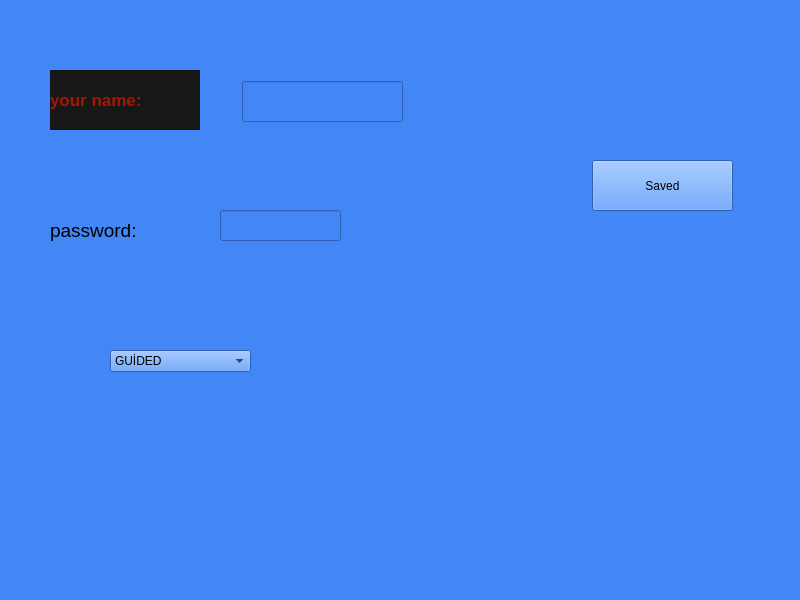
<?xml version="1.0" encoding="UTF-8"?>
<ui version="4.0">
 <class>MainWindow</class>
 <widget class="QMainWindow" name="MainWindow">
  <property name="geometry">
   <rect>
    <x>0</x>
    <y>0</y>
    <width>800</width>
    <height>600</height>
   </rect>
  </property>
  <property name="windowTitle">
   <string>MainWindow</string>
  </property>
  <property name="styleSheet">
   <string notr="true">background-color:#4287f5;</string>
  </property>
  <widget class="QWidget" name="centralwidget">
   <widget class="QLabel" name="first_name">
    <property name="geometry">
     <rect>
      <x>50</x>
      <y>70</y>
      <width>150</width>
      <height>60</height>
     </rect>
    </property>
    <property name="font">
     <font>
      <pointsize>13</pointsize>
      <weight>75</weight>
      <italic>false</italic>
      <bold>true</bold>
      <strikeout>false</strikeout>
      <kerning>true</kerning>
     </font>
    </property>
    <property name="toolTip">
     <string/>
    </property>
    <property name="styleSheet">
     <string notr="true">background-color:#171717;
color:rgb(166,23,1);
</string>
    </property>
    <property name="text">
     <string>your name:</string>
    </property>
   </widget>
   <widget class="QLabel" name="password_label">
    <property name="geometry">
     <rect>
      <x>50</x>
      <y>200</y>
      <width>150</width>
      <height>60</height>
     </rect>
    </property>
    <property name="font">
     <font>
      <pointsize>14</pointsize>
     </font>
    </property>
    <property name="toolTip">
     <string/>
    </property>
    <property name="text">
     <string>password:</string>
    </property>
   </widget>
   <widget class="QLineEdit" name="lineEdit">
    <property name="geometry">
     <rect>
      <x>242</x>
      <y>81</y>
      <width>161</width>
      <height>41</height>
     </rect>
    </property>
   </widget>
   <widget class="QLineEdit" name="lineEdit_2">
    <property name="geometry">
     <rect>
      <x>220</x>
      <y>210</y>
      <width>121</width>
      <height>31</height>
     </rect>
    </property>
    <property name="toolTip">
     <string>&lt;html&gt;&lt;head/&gt;&lt;body&gt;&lt;p&gt;enter password&lt;/p&gt;&lt;p&gt;&lt;br/&gt;&lt;/p&gt;&lt;/body&gt;&lt;/html&gt;</string>
    </property>
   </widget>
   <widget class="QComboBox" name="comboBox">
    <property name="geometry">
     <rect>
      <x>110</x>
      <y>350</y>
      <width>141</width>
      <height>22</height>
     </rect>
    </property>
    <property name="currentText">
     <string>GUİDED</string>
    </property>
    <item>
     <property name="text">
      <string>GUİDED</string>
     </property>
    </item>
    <item>
     <property name="text">
      <string>AUTO</string>
     </property>
    </item>
    <item>
     <property name="text">
      <string>STABİLİZE</string>
     </property>
    </item>
   </widget>
   <widget class="QPushButton" name="pushButton">
    <property name="geometry">
     <rect>
      <x>592</x>
      <y>160</y>
      <width>141</width>
      <height>51</height>
     </rect>
    </property>
    <property name="text">
     <string>Saved</string>
    </property>
   </widget>
  </widget>
  <widget class="QMenuBar" name="menubar">
   <property name="geometry">
    <rect>
     <x>0</x>
     <y>0</y>
     <width>800</width>
     <height>26</height>
    </rect>
   </property>
  </widget>
  <widget class="QStatusBar" name="statusbar"/>
 </widget>
 <resources/>
 <connections/>
</ui>
